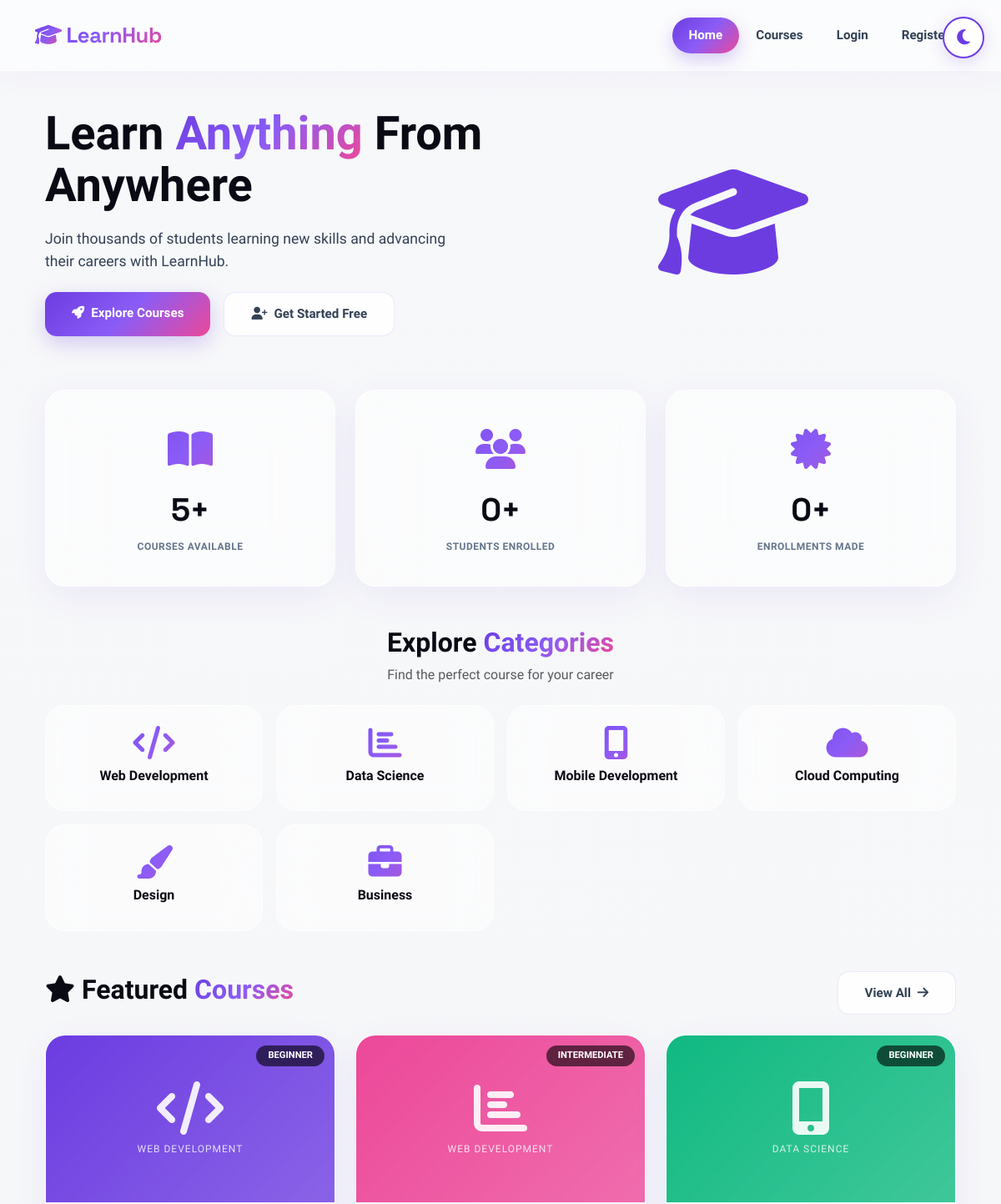
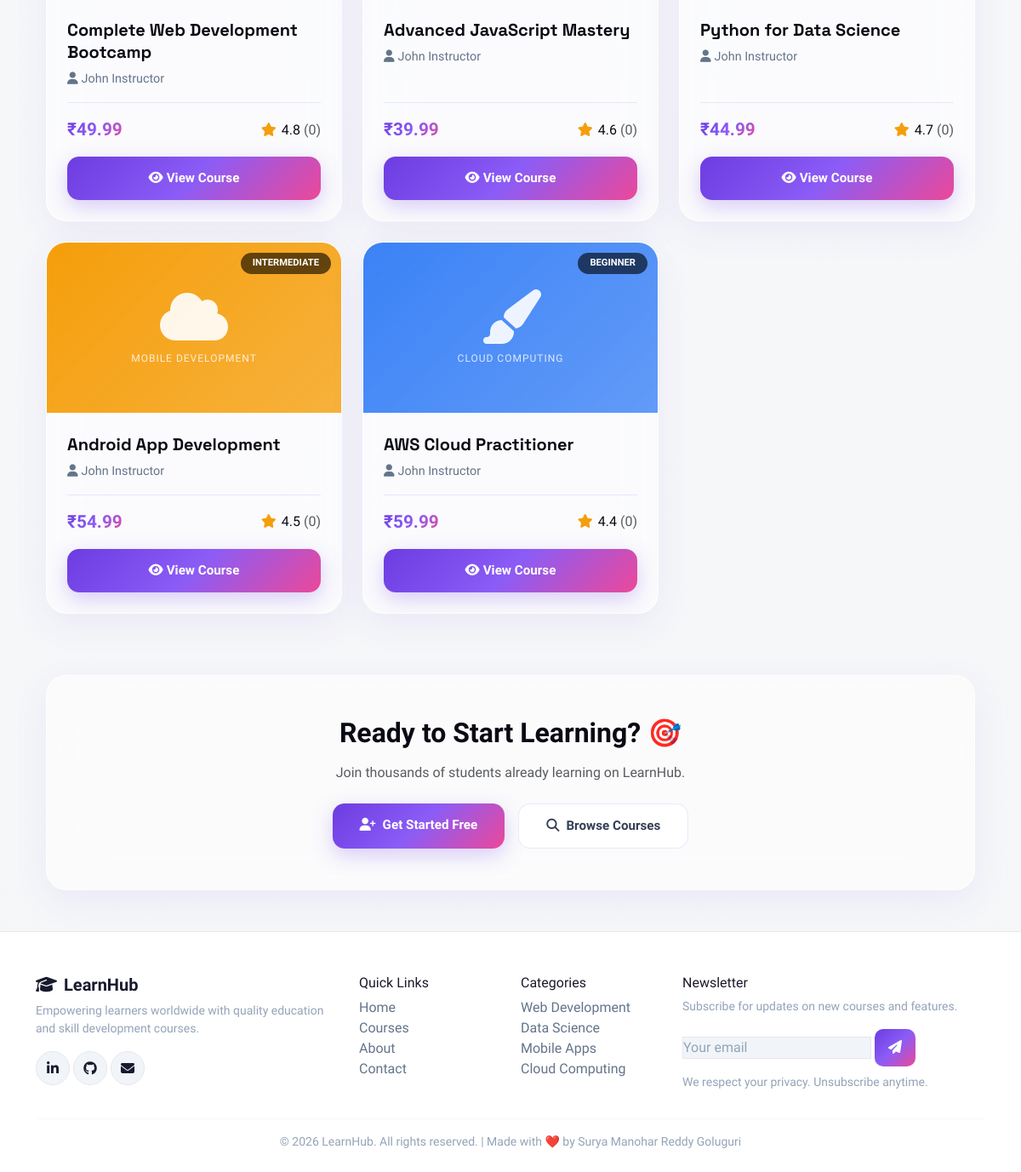
The page / on the database its author committed (2 pictures, top to bottom).
### tables this page shows
CREATE TABLE categories (
    id INT PRIMARY KEY AUTO_INCREMENT,
    name VARCHAR(100) NOT NULL UNIQUE,
    description TEXT,
    icon VARCHAR(50),
    created_at TIMESTAMP DEFAULT CURRENT_TIMESTAMP
);

CREATE TABLE courses (
    id INT PRIMARY KEY AUTO_INCREMENT,
    instructor_id INT NOT NULL,
    category_id INT,
    title VARCHAR(255) NOT NULL,
    description TEXT,
    price DECIMAL(10,2) DEFAULT 0.00,
    image VARCHAR(255) DEFAULT 'default-course.jpg',
    video_url VARCHAR(255),
    lessons_count INT DEFAULT 0,
    duration INT DEFAULT 0,
    level ENUM('beginner', 'intermediate', 'advanced') DEFAULT 'beginner',
    status ENUM('draft', 'published', 'archived') DEFAULT 'draft',
    rating DECIMAL(3,2) DEFAULT 0,
    enrolled_students INT DEFAULT 0,
    created_at TIMESTAMP DEFAULT CURRENT_TIMESTAMP,
    updated_at TIMESTAMP DEFAULT CURRENT_TIMESTAMP ON UPDATE CURRENT_TIMESTAMP,
    FOREIGN KEY (instructor_id) REFERENCES users(id),
    FOREIGN KEY (category_id) REFERENCES categories(id)
);

CREATE TABLE users (
    id INT PRIMARY KEY AUTO_INCREMENT,
    first_name VARCHAR(50) NOT NULL,
    last_name VARCHAR(50) NOT NULL,
    email VARCHAR(100) NOT NULL UNIQUE,
    password VARCHAR(255) NOT NULL,
    role ENUM('student', 'instructor', 'admin') DEFAULT 'student',
    profile_pic VARCHAR(255) DEFAULT 'default.png',
    phone VARCHAR(20),
    bio TEXT,
    is_verified BOOLEAN DEFAULT 0,
    otp VARCHAR(6),
    otp_expires DATETIME,
    reset_token VARCHAR(255),
    reset_expires DATETIME,
    created_at TIMESTAMP DEFAULT CURRENT_TIMESTAMP,
    updated_at TIMESTAMP DEFAULT CURRENT_TIMESTAMP ON UPDATE CURRENT_TIMESTAMP
);

### config/database.php (called while the page is built, shortened)
<?php
function isLoggedIn() {
    return isset($_SESSION['user_id']);
}
?>

### index.php (the view, shortened to what this page needs)
<?php
require_once 'config/database.php';
require_once 'includes/header.php';
$total_courses  = mysqli_fetch_assoc(mysqli_query($conn, "SELECT COUNT(*) as c FROM courses WHERE status='published'"))['c'];
$total_students = mysqli_fetch_assoc(mysqli_query($conn, "SELECT COUNT(*) as c FROM users WHERE role='student'"))['c'];
$total_enroll   = mysqli_fetch_assoc(mysqli_query($conn, "SELECT COUNT(*) as c FROM enrollments WHERE status='active'"))['c'];
$categories     = mysqli_query($conn, "SELECT * FROM categories LIMIT 8");
$courses        = mysqli_query($conn, "SELECT c.*, u.first_name, u.last_name, cat.name as category_name,
    (SELECT COUNT(*) FROM enrollments WHERE course_id=c.id AND status='active') as enrolled_count
    FROM courses c JOIN users u ON c.instructor_id=u.id JOIN categories cat ON c.category_id=cat.id
    WHERE c.status='published' ORDER BY c.created_at DESC LIMIT 6");
$colors = ['#6C3CE1','#EC4899','#10B981','#F59E0B','#3B82F6','#EF4444','#8B5CF6','#34D399','#F472B6','#FBBF24'];
$icons  = ['fa-code','fa-chart-bar','fa-mobile-alt','fa-cloud','fa-paint-brush','fa-briefcase','fa-robot','fa-shield-alt','fa-gamepad','fa-tasks'];
?>
<div class="main-content">
<div class="hero-banner" data-aos="fade-up">
    <div class="container">
        <div class="row align-items-center">
            <div class="col-lg-6" data-aos="fade-right">
                <h1 class="hero-title">Learn <span class="gradient-text">Anything</span> From Anywhere</h1>
                <p class="hero-text">Join thousands of students learning new skills and advancing their careers with LearnHub.</p>
                <div class="d-flex flex-wrap gap-3 mt-4">
                    <a href="courses.php" class="btn btn-primary btn-lg"><i class="fas fa-rocket me-2"></i>Explore Courses</a>
                    <?php if (!isLoggedIn()): ?>
                        <a href="register.php" class="btn btn-secondary btn-lg"><i class="fas fa-user-plus me-2"></i>Get Started Free</a>
                    <?php else: ?>
                        <a href="dashboard.php" class="btn btn-secondary btn-lg"><i class="fas fa-th-large me-2"></i>My Dashboard</a>
                    <?php endif; ?>
                </div>
            </div>
            <div class="col-lg-6 text-center d-none d-lg-block" data-aos="fade-left">
                <i class="fas fa-graduation-cap floating-icon" style="font-size:9rem; color:var(--primary);"></i>
            </div>
        </div>
    </div>
</div>
<div class="container py-4">
    <div class="row g-4">
        <div class="col-md-4"><div class="stat-card text-center"><div class="stat-icon"><i class="fas fa-book-open"></i></div><h3><?php echo $total_courses; ?>+</h3><small>Courses Available</small></div></div>
        <div class="col-md-4"><div class="stat-card text-center"><div class="stat-icon"><i class="fas fa-users"></i></div><h3><?php echo $total_students; ?>+</h3><small>Students Enrolled</small></div></div>
        <div class="col-md-4"><div class="stat-card text-center"><div class="stat-icon"><i class="fas fa-certificate"></i></div><h3><?php echo $total_enroll; ?>+</h3><small>Enrollments Made</small></div></div>
    </div>
</div>
<div class="container py-4">
    <div class="text-center mb-4"><h2 class="fw-bold">Explore <span class="gradient-text">Categories</span></h2><p class="text-muted">Find the perfect course for your career</p></div>
    <div class="row g-3">
    <?php $ci=0; $cat_icons=['fa-code','fa-paint-brush','fa-chart-bar','fa-mobile-alt','fa-cloud','fa-briefcase','fa-robot','fa-shield-alt'];
    while ($cat = mysqli_fetch_assoc($categories)):
        $ci_color = $colors[$ci % count($colors)]; $ci_icon = $cat_icons[$ci % count($cat_icons)]; $ci++;
    ?>
        <div class="col-6 col-md-3">
            <a href="courses.php?category=<?php echo $cat['id']; ?>" class="text-decoration-none">
                <div class="category-card text-center">
                    <i class="fas <?php echo $cat['icon'] ?? $ci_icon; ?>" style="font-size:2.5rem; color:<?php echo $ci_color; ?>; display:block; margin-bottom:10px;"></i>
                    <h6><?php echo htmlspecialchars($cat['name']); ?></h6>
                </div>
            </a>
        </div>
    <?php endwhile; ?>
    </div>
</div>
<div class="container py-4">
    <div class="d-flex justify-content-between align-items-center mb-4">
        <h2 class="fw-bold"><i class="fas fa-star me-2"></i>Featured <span class="gradient-text">Courses</span></h2>
        <a href="courses.php" class="btn btn-secondary">View All <i class="fas fa-arrow-right ms-1"></i></a>
    </div>
    <?php if ($courses && mysqli_num_rows($courses) > 0): ?>
    <div class="row g-4">
        <?php $i=0; while ($course = mysqli_fetch_assoc($courses)):
            $color = $colors[$i % count($colors)]; $icon = $icons[$i % count($icons)]; $i++;
        ?>
        <div class="col-lg-4 col-md-6">
            <div class="course-card">
                <div class="course-image" style="background:linear-gradient(135deg,<?php echo $color; ?>,<?php echo $color; ?>cc); height:200px; display:flex; align-items:center; justify-content:center; position:relative; flex-direction:column; color:white;">
                    <i class="fas <?php echo $icon; ?>" style="font-size:4rem; opacity:0.9; margin-bottom:8px;"></i>
                    <span style="font-size:0.75rem; opacity:0.8; text-transform:uppercase; letter-spacing:1px;"><?php echo htmlspecialchars($course['category_name'] ?? ''); ?></span>
                    <span class="course-level"><?php echo ucfirst($course['level']); ?></span>
                </div>
                <div class="course-body">
                    <h5 class="course-title"><a href="course-details.php?id=<?php echo $course['id']; ?>"><?php echo htmlspecialchars($course['title']); ?></a></h5>
                    <p class="course-instructor"><i class="fas fa-user me-1"></i><?php echo htmlspecialchars($course['first_name'].' '.$course['last_name']); ?></p>
                    <div class="course-meta">
                        <span class="course-price"><?php echo $course['price']>0 ? '₹'.number_format($course['price'],2) : 'Free'; ?></span>
                        <span class="course-rating"><i class="fas fa-star"></i> <?php echo number_format($course['rating']??0,1); ?> <span class="text-muted">(<?php echo $course['enrolled_count']; ?>)</span></span>
                    </div>
                    <div class="d-grid mt-3"><a href="course-details.php?id=<?php echo $course['id']; ?>" class="btn btn-primary btn-sm"><i class="fas fa-eye me-1"></i>View Course</a></div>
                </div>
            </div>
        </div>
        <?php endwhile; ?>
    </div>
    <?php else: ?>
    <div class="text-center py-5"><i class="fas fa-book-open" style="font-size:4rem; color:var(--text-muted);"></i><h4 class="mt-3">No courses yet</h4><p class="text-muted">Add courses from the admin panel.</p></div>
    <?php endif; ?>
</div>
<?php if (!isLoggedIn()): ?>
<div class="container py-5">
    <div class="form-card text-center p-5">
        <h2 class="fw-bold mb-3">Ready to Start Learning? 🎯</h2>
        <p class="text-muted mb-4">Join thousands of students already learning on LearnHub.</p>
        <div class="d-flex gap-3 justify-content-center flex-wrap">
            <a href="register.php" class="btn btn-primary btn-lg"><i class="fas fa-user-plus me-2"></i>Get Started Free</a>
            <a href="courses.php" class="btn btn-secondary btn-lg"><i class="fas fa-search me-2"></i>Browse Courses</a>
        </div>
    </div>
</div>
<?php endif; ?>
</div>
<?php require_once 'includes/footer.php'; ?>

### includes/header.php (shortened to what this page needs)
<!DOCTYPE html>
<html lang="en" data-theme="light">
<head>
    <link href="https://cdn.jsdelivr.net/npm/bootstrap@5.3.0/dist/css/bootstrap.min.css" rel="stylesheet">
    <link rel="stylesheet" href="https://cdnjs.cloudflare.com/ajax/libs/font-awesome/6.4.0/css/all.min.css">
    <link href="https://unpkg.com/aos@2.3.1/dist/aos.css" rel="stylesheet">
    <link rel="stylesheet" href="assets/css/style.css">
</head>
<body>
    <div class="theme-toggle-wrapper">
        <button class="theme-toggle-circle" id="themeToggle" aria-label="Toggle Dark Mode">
            <i class="fas fa-moon"></i>
        </button>
    </div>
    <nav class="navbar navbar-expand-lg fixed-top">
        <div class="container">
            <a class="navbar-brand" href="index.php">
                <i class="fas fa-graduation-cap"></i>LearnHub
            </a>
            <div class="collapse navbar-collapse" id="navbarNav">
                <ul class="navbar-nav ms-auto">
                    <li class="nav-item">
                        <a class="nav-link <?php echo basename($_SERVER['PHP_SELF']) == 'index.php' ? 'active' : ''; ?>" href="index.php">Home</a>
                    </li>
                    <li class="nav-item">
                        <a class="nav-link <?php echo basename($_SERVER['PHP_SELF']) == 'courses.php' ? 'active' : ''; ?>" href="courses.php">Courses</a>
                    </li>
                    <?php if (isset($_SESSION['user_id'])): ?>
                        <?php if ($_SESSION['role'] === 'admin'): ?>
                        <li class="nav-item">
                            <a class="nav-link" href="admin/index.php">Admin</a>
                        </li>
                        <?php endif; ?>
                        <li class="nav-item">
                            <a class="nav-link <?php echo basename($_SERVER['PHP_SELF']) == 'dashboard.php' ? 'active' : ''; ?>" href="dashboard.php">Dashboard</a>
                        </li>
                        <li class="nav-item">
                            <a class="nav-link" href="logout.php">Logout</a>
                        </li>
                    <?php else: ?>
                        <li class="nav-item">
                            <a class="nav-link <?php echo basename($_SERVER['PHP_SELF']) == 'login.php' ? 'active' : ''; ?>" href="login.php">Login</a>
                        </li>
                        <li class="nav-item">
                            <a class="nav-link <?php echo basename($_SERVER['PHP_SELF']) == 'register.php' ? 'active' : ''; ?>" href="register.php">Register</a>
                        </li>
                    <?php endif; ?>
                </ul>
            </div>
        </div>
    </nav>
    <main>
        <div class="container">

### includes/footer.php (shortened to what this page needs)
        </div>
    </main>
    <footer class="footer">
        <div class="container">
            <div class="row g-4">
                <div class="col-lg-4 col-md-6">
                    <h5 class="fw-bold"><i class="fas fa-graduation-cap me-2"></i>LearnHub</h5>
                    <p class="text-muted small">Empowering learners worldwide with quality education and skill development courses.</p>
                    <div class="social-icons">
                        <a href="https://www.linkedin.com/in/surya-manohar-reddy-goluguri-110299366" target="_blank" title="LinkedIn">
                            <i class="fab fa-linkedin-in"></i>
                        </a>
                        <a href="https://github.com/SuryaReddy-5377" target="_blank" title="GitHub">
                            <i class="fab fa-github"></i>
                        </a>
                        <a href="mailto:suryareddy5377@gmail.com" title="Email">
                            <i class="fas fa-envelope"></i>
                        </a>
                    </div>
                </div>
                <div class="col-lg-2 col-md-6">
                    <h6>Quick Links</h6>
                    <ul class="list-unstyled">
                        <li><a href="index.php">Home</a></li>
                        <li><a href="courses.php">Courses</a></li>
                        <li><a href="#">About</a></li>
                        <li><a href="#">Contact</a></li>
                    </ul>
                </div>
                <div class="col-lg-2 col-md-6">
                    <h6>Categories</h6>
                    <ul class="list-unstyled">
                        <li><a href="courses.php?category=1">Web Development</a></li>
                        <li><a href="courses.php?category=2">Data Science</a></li>
                        <li><a href="courses.php?category=3">Mobile Apps</a></li>
                        <li><a href="courses.php?category=4">Cloud Computing</a></li>
                    </ul>
                </div>
                <div class="col-lg-4 col-md-6">
                    <h6>Newsletter</h6>
                    <p class="text-muted small">Subscribe for updates on new courses and features.</p>
                    <div class="newsletter-input">
                        <input type="email" placeholder="Your email">
                        <button><i class="fas fa-paper-plane"></i></button>
                    </div>
                    <p class="text-muted small mt-2">We respect your privacy. Unsubscribe anytime.</p>
                </div>
            </div>
            <hr>
            <p class="text-center small mb-0">© 2026 LearnHub. All rights reserved. | Made with ❤️ by Surya Manohar Reddy Goluguri</p>
        </div>
    </footer>
</body>
</html>

### rows shown on the page
categories: name "Web Development"
categories: name "Data Science"
categories: name "Mobile Development"
categories: name "Cloud Computing"
categories: name "Design"
categories: name "Business"
courses: category.name "WEB DEVELOPMENT", level "BEGINNER", title "Complete Web Development Bootcamp", instructor.last_name "John Instructor", price "49.99", rating "4.8", enrolled_count "0"
courses: category.name "WEB DEVELOPMENT", level "INTERMEDIATE", title "Advanced JavaScript Mastery", instructor.last_name "John Instructor", price "39.99", rating "4.6", enrolled_count "0"
courses: category.name "DATA SCIENCE", level "BEGINNER", title "Python for Data Science", instructor.last_name "John Instructor", price "44.99", rating "4.7", enrolled_count "0"
courses: category.name "MOBILE DEVELOPMENT", level "INTERMEDIATE", title "Android App Development", instructor.last_name "John Instructor", price "54.99", rating "4.5", enrolled_count "0"
courses: category.name "CLOUD COMPUTING", level "BEGINNER", title "AWS Cloud Practitioner", instructor.last_name "John Instructor", price "59.99", rating "4.4", enrolled_count "0"

### other values the page prints
$total_courses "5"
$total_students "0"
$total_enroll "0"
